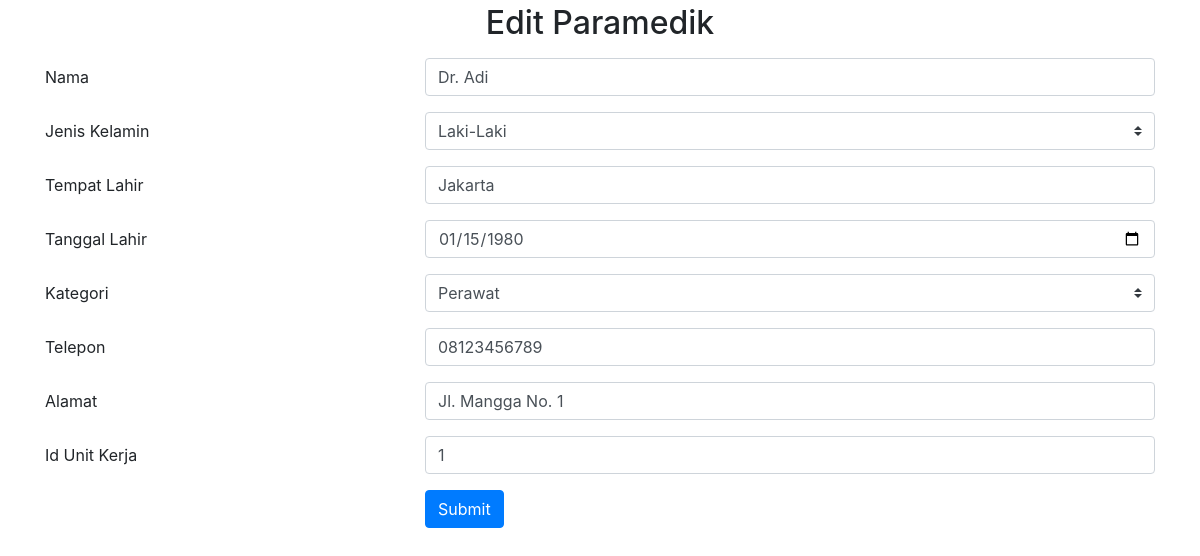
Page /edit_paramedik.php?id=1 on the committed database.
### tables this page shows
CREATE TABLE `paramedik` (
  `id` int(11) NOT NULL,
  `nama` varchar(45) DEFAULT NULL,
  `gender` char(1) DEFAULT NULL,
  `tmp_lahir` varchar(30) DEFAULT NULL,
  `tgl_lahir` date DEFAULT NULL,
  `kategori` enum('Perawat','Paramedis','Teknisi Medis','Asisten Medis','Ahli Gizi','Fisioterapis','Ahli Farmasi','Ahli Kesehatan Masyarakat') DEFAULT NULL,
  `telpon` varchar(20) DEFAULT NULL,
  `alamat` varchar(100) DEFAULT NULL,
  `unit_kerja_id` int(11) DEFAULT NULL
);

### edit_paramedik.php (the view, shortened to what this page needs)
<?php
require_once 'dbkoneksi.php';
$id = $_GET['id'];
$stmt = $dbh->prepare("SELECT * FROM paramedik WHERE id=?");
$stmt->execute([$id]);
$paramedik = $stmt->fetch();
?>
<!DOCTYPE html>
<html lang="en">
<head>
    <link rel="stylesheet" href="https://cdn.jsdelivr.net/npm/bootstrap@4.6.2/dist/css/bootstrap.min.css">
</head>
<body>
    <div class="container mt-1">
        <h2 class="text-center">Edit Paramedik</h2>
        <form action="edit_paramedik.php?id=<?php echo $id; ?>" method="POST">
            <div class="form-group row mt-3">
                <label for="nama" class="col-4 col-form-label">Nama</label>
                <div class="col-8">
                    <input required id="nama" name="nama" type="text" class="form-control" value="<?php echo $paramedik['nama']; ?>">
                </div>
            </div>
            <div class="form-group row">
                <label for="gender" class="col-4 col-form-label">Jenis Kelamin</label>
                <div class="col-8">
                    <select id="gender" name="gender" class="custom-select">
                        <option value="L" <?php if ($paramedik['gender'] == 'L') echo 'selected'; ?>>Laki-Laki</option>
                    </select>
                </div>
            </div>
            <div class="form-group row">
                <label for="tmp_lahir" class="col-4 col-form-label">Tempat Lahir</label>
                <div class="col-8">
                    <input required id="tmp_lahir" name="tmp_lahir" type="text" class="form-control" value="<?php echo $paramedik['tmp_lahir']; ?>">
                </div>
            </div>
            <div class="form-group row">
                <label for="tgl_lahir" class="col-4 col-form-label">Tanggal Lahir</label>
                <div class="col-8">
                    <input required id="tgl_lahir" name="tgl_lahir" type="date" class="form-control" value="<?php echo $paramedik['tgl_lahir']; ?>">
                </div>
            </div>
            <div class="form-group row">
                <label for="kategori" class="col-4 col-form-label">Kategori</label>
                <div class="col-8">
                    <select id="kategori" name="kategori" class="custom-select">
                        <option value="<?php echo $paramedik['kategori']; ?>"><?php echo $paramedik['kategori']; ?></option>
                    </select>
                </div>
            </div>
            <div class="form-group row mt-3">
                <label for="telpon" class="col-4 col-form-label">Telepon</label>
                <div class="col-8">
                    <input required id="telpon" name="telpon" type="tel" class="form-control" value="<?php echo $paramedik['telpon']; ?>">
                </div>
            </div>
            <div class="form-group row">
                <label for="alamat" class="col-4 col-form-label">Alamat</label>
                <div class="col-8">
                    <input required id="alamat" name="alamat" type="text" class="form-control" value="<?php echo $paramedik['alamat']; ?>">
                </div>
            </div>
            <div class="form-group row">
                <label for="unit_kerja_id" class="col-4 col-form-label">Id Unit Kerja</label>
                <div class="col-8">
                    <input required id="unit_kerja_id" name="unit_kerja_id" type="number" class="form-control" value="<?php echo $paramedik['unit_kerja_id']; ?>">
                </div>
            </div>
            <div class="form-group row">
                <div class="offset-4 col-8">
                    <button name="submit" type="submit" class="btn btn-primary">Submit</button>
                </div>
            </div>
        </form>
    </div>
</body>
</html>

### rows in the picture
paramedik: nama "Dr. Adi", gender "Laki-Laki", tmp_lahir "Jakarta", tgl_lahir "01/15/1980", kategori "Perawat", telpon "08123456789", alamat "Jl. Mangga No. 1", unit_kerja_id "1"
